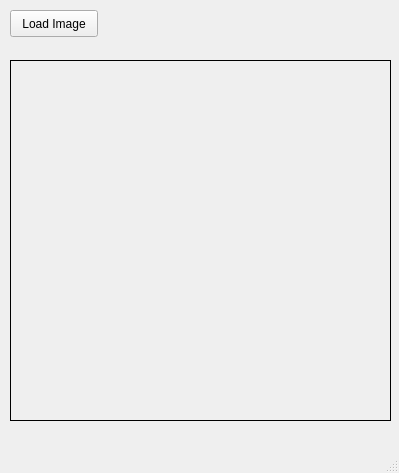
<?xml version="1.0" encoding="UTF-8"?>
<ui version="4.0">
 <class>MainWindow</class>
 <widget class="QMainWindow" name="MainWindow">
  <property name="geometry">
   <rect>
    <x>0</x>
    <y>0</y>
    <width>399</width>
    <height>473</height>
   </rect>
  </property>
  <property name="windowTitle">
   <string>MainWindow</string>
  </property>
  <widget class="QWidget" name="centralwidget">
   <widget class="QLabel" name="inputwindow">
    <property name="geometry">
     <rect>
      <x>10</x>
      <y>60</y>
      <width>381</width>
      <height>361</height>
     </rect>
    </property>
    <property name="frameShape">
     <enum>QFrame::Box</enum>
    </property>
    <property name="text">
     <string/>
    </property>
   </widget>
   <widget class="QPushButton" name="loadbutton">
    <property name="geometry">
     <rect>
      <x>10</x>
      <y>10</y>
      <width>88</width>
      <height>27</height>
     </rect>
    </property>
    <property name="text">
     <string>Load Image</string>
    </property>
   </widget>
  </widget>
  <widget class="QMenuBar" name="menubar">
   <property name="geometry">
    <rect>
     <x>0</x>
     <y>0</y>
     <width>399</width>
     <height>24</height>
    </rect>
   </property>
  </widget>
  <widget class="QStatusBar" name="statusbar"/>
  <action name="GrayScaleButton">
   <property name="text">
    <string>Grayscale</string>
   </property>
  </action>
  <action name="h">
   <property name="text">
    <string>actionSimpleContrast</string>
   </property>
  </action>
  <action name="action">
   <property name="text">
    <string>actionContrastStretching</string>
   </property>
  </action>
  <action name="action_2">
   <property name="text">
    <string>actionNegative</string>
   </property>
  </action>
  <action name="action_3">
   <property name="text">
    <string>actionBinerImage</string>
   </property>
  </action>
  <action name="actionBrightness_2">
   <property name="text">
    <string>Brightness</string>
   </property>
  </action>
  <action name="actionSimpleContrast">
   <property name="text">
    <string>Simple Contrast</string>
   </property>
  </action>
  <action name="actionContrastStretching">
   <property name="text">
    <string>Contrast Stretching</string>
   </property>
  </action>
  <action name="actionNegative">
   <property name="text">
    <string>Negative</string>
   </property>
  </action>
  <action name="actionBinerImage">
   <property name="text">
    <string>Biner</string>
   </property>
  </action>
 </widget>
 <resources/>
 <connections/>
</ui>
